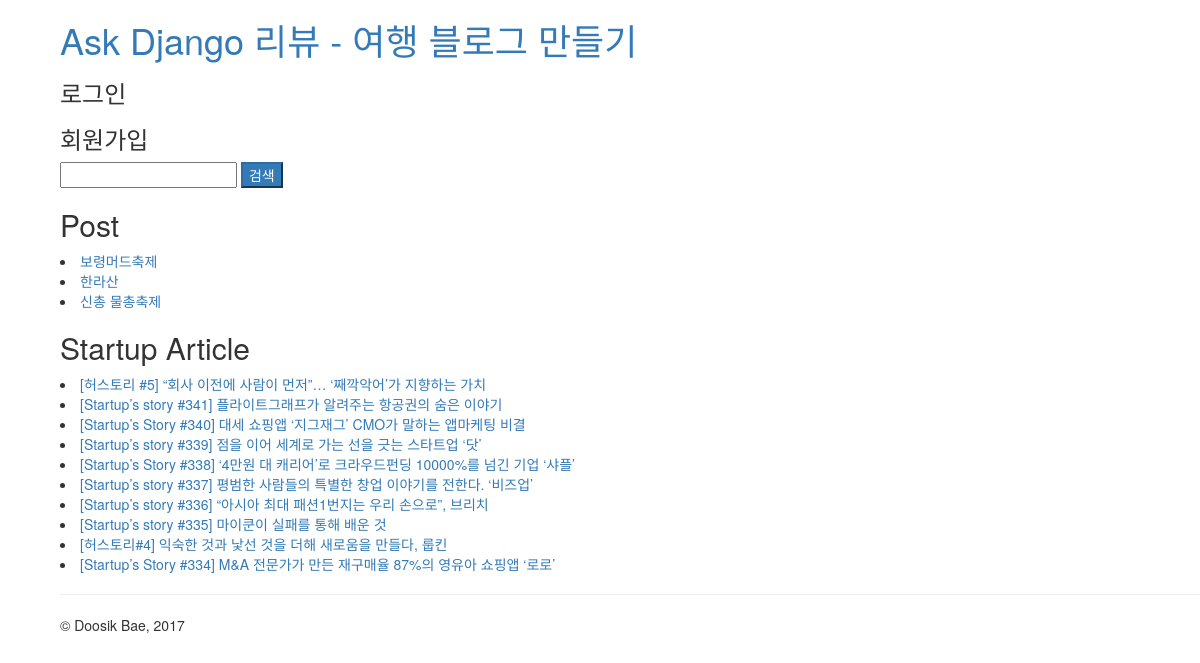
The app's page /, older data.
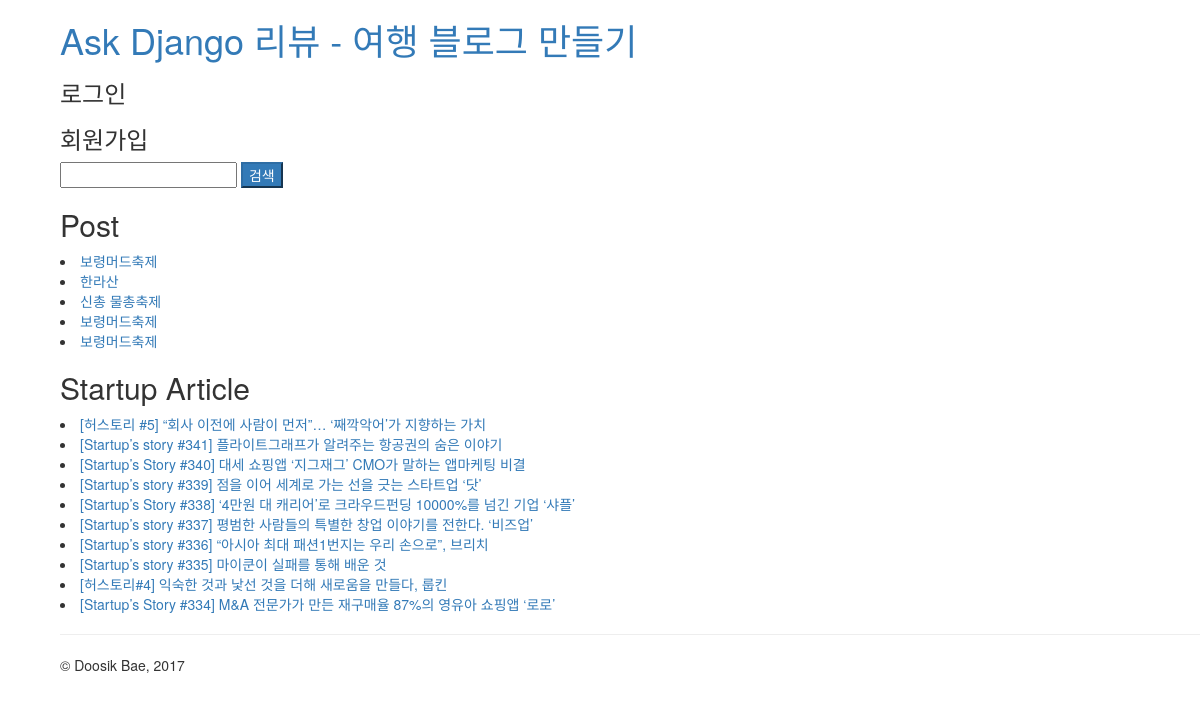
The same page, newer data.
### blog/models.py (models this page shows, shortened)
class TimeStamp(models.Model):
    created_at = models.DateTimeField(auto_now_add=True)
    updated_at = models.DateTimeField(auto_now=True)
    class Meta:
        abstract = True #추상적인거 ...다른 모델에 공통적으로 쓰려고 만든거.

class Post(TimeStamp):
    author = models.CharField(max_length=40)
    title = models.CharField(max_length=100, verbose_name='제목')
    photo_thumbnail = ProcessedImageField(verbose_name='photo',
        upload_to='blog/post/%Y/%m/%d', processors=[Thumbnail(500,500 )],  # 처리할 작업목록
        format='JPEG',
        options={'quality': 60},
        blank=True)
    content = models.TextField(help_text='Markdown 문법을 적용해 주세요')
    tags = models.CharField(max_length=50,choices=(
        ('travel','travel'),
        ('sports','sports'),
        ('tech','tech'),
        ('coding','coding'),
    ),blank=True)
    lnglat = models.CharField(max_length=100,validators=[lnglat_validator],
                              help_text='경도,위도 포맷으로 입력해주세요.')

class Article(TimeStamp):
    title = models.CharField(max_length=100)
    url = models.CharField(max_length=100)

### blog/views.py (the view)
# urls.py: url(r'^$',views.post_list,name='post_list'),
def post_list(request):
    query1 = Post.objects.all()
    query2 = Article.objects.all()
    q = request.GET.get('q','')
    if q:
        query1=query1.filter(title__icontains=q)
        query2=query2.filter(title__icontains=q)
    return render(request,'blog/post_list.html',{
        'post1':query1,
        'post2':query2,
    })

### blog/templates/blog/post_list.html
{% extends 'layout.html' %}
{% block contents %}
    <form action="" method="get" class="form" >
        <input type="text" name="q" />
        <input type="submit" value="검색" class="btn-primary" />
    </form>
    <h2> Post</h2>
    {% for post in post1 %}
    <table class="tag-container">
        <li><a href="{% url 'blog:post_detail' post.id %}">{{ post.title }}</a></li>
    </table>
    {% endfor %}
    <h2> Startup Article</h2>
    {% for post in post2 %}
    <table class="tag-container">
        <li><a href="{{ post.url }}">{{ post.title }}</a></li>
    </table>
    {% endfor %}
{% endblock %}

Row changes from the older to the newer data that the page shows:
added Post: title "보령머드축제"
added Post: title "보령머드축제"
